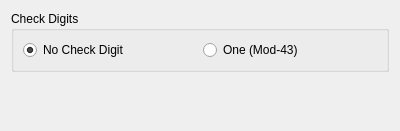
<?xml version="1.0" encoding="UTF-8"?>
<ui version="4.0">
 <class>grpLOGMARS</class>
 <widget class="QWidget" name="grpLOGMARS">
  <property name="geometry">
   <rect>
    <x>0</x>
    <y>0</y>
    <width>400</width>
    <height>131</height>
   </rect>
  </property>
  <property name="maximumSize">
   <size>
    <width>600</width>
    <height>16777215</height>
   </size>
  </property>
  <property name="windowTitle">
   <string>Form</string>
  </property>
  <layout class="QVBoxLayout" name="verticalLayout">
   <item>
    <widget class="QGroupBox" name="grpLOGMARSCheckDigits">
     <property name="title">
      <string>Check Digits</string>
     </property>
     <layout class="QGridLayout" name="gridLayoutLOGMARSCheckDigits">
      <item row="0" column="0">
       <widget class="QRadioButton" name="radLOGMARSStand">
        <property name="text">
         <string>No Check Digit</string>
        </property>
        <property name="checked">
         <bool>true</bool>
        </property>
       </widget>
      </item>
      <item row="0" column="1">
       <widget class="QRadioButton" name="radLOGMARSCheck">
        <property name="text">
         <string>One (Mod-43)</string>
        </property>
       </widget>
      </item>
     </layout>
    </widget>
   </item>
   <item>
    <spacer name="verticalSpacer">
     <property name="orientation">
      <enum>Qt::Vertical</enum>
     </property>
     <property name="sizeType">
      <enum>QSizePolicy::MinimumExpanding</enum>
     </property>
     <property name="sizeHint" stdset="0">
      <size>
       <width>20</width>
       <height>40</height>
      </size>
     </property>
    </spacer>
   </item>
  </layout>
 </widget>
 <resources/>
 <connections/>
</ui>
